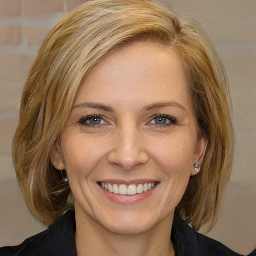
#> input picture L10/prof.png, 256 x 256 px, found by its file name
$ jupyter execute col510.ipynb   (shell and % lines are left out)
#> lines starting #> are read from the running program, lines starting #| are printed output that depends on the picture
<a href="https://colab.research.google.com/github/iciromaco/Semi3A/blob/master/L5/col510.ipynb" target="_parent"></a>

[cell 1]
import cv2
import numpy as np
from google.colab.patches import cv2_imshow
# jupyter notebook, google colab でない場合は下の1行はコメントアウト

fname = "prof.png" # 入力ファイル名
src = cv2.imread(fname,0)
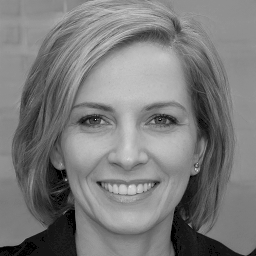
#> src: shape (256, 256); min 0, max 255, mean 123.5
cv2_imshow(src)
print("原画像")

[cell 2]
# ノイズの付加
def addGaussianNoise(src):
    row,col= src.shape
#> row = 256; col = 256
    gauss = np.random.randint(0,110,(row,col))
    gauss[gauss<100] = 0
    noisy = src + gauss
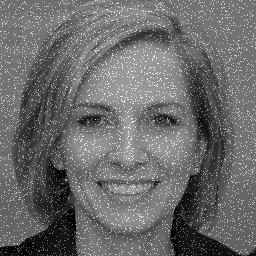
#> noisy: shape (256, 256) int64; min 0, max 318, mean 133.3; drawn with min black and max white
    gauss = np.random.randint(0,110,(row,col))
    gauss[gauss<100] = 0
    noisy = noisy - gauss
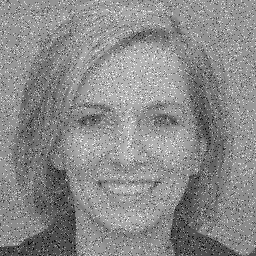
#> noisy: shape (256, 256) int64; min -109, max 318, mean 123.5; drawn with min black and max white
    noisy[noisy<0] = 0
    noisy[noisy>255] = 255
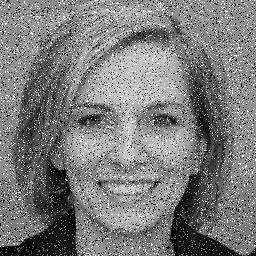
#> noisy: shape (256, 256) int64; min 0, max 255, mean 124
    noisy = noisy.astype(np.uint8)
    return noisy

src_img = addGaussianNoise(src)
cv2_imshow(src_img)
print("ノイズ付加画像")

[cell 3]
dst_img = [np.array(src_img.shape) for i in range(4)]
# dst_img[]は src_img と同じサイズの画像配列４つ分の配列
dst_img[0] = cv2.blur(src_img,(5,5))
dst_img[1] = cv2.GaussianBlur(src_img,(5,5),1.0)
dst_img[2] = cv2.medianBlur(src_img,5)
dst_img[3] = cv2.bilateralFilter(src_img,5,75,75)

from matplotlib import pyplot as plt
from pylab import rcParams
rcParams['figure.figsize'] = 15,6
rcParams['figure.dpi'] = 100
def plotimg(pos,label,img):
    plt.subplot(pos)
    plt.axis("off")
    plt.title(label)
    plt.imshow(img,cmap="gray")

plotimg(141,"Blur",dst_img[0])
plotimg(142,"Gaussian",dst_img[1])
plotimg(143,"Median",dst_img[2])
plotimg(144,"Bilateral",dst_img[3])
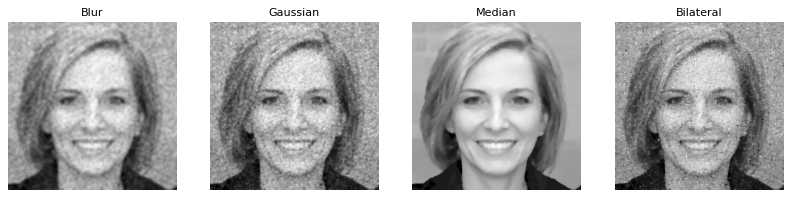
#> figure drawn by matplotlib, 4 panels
